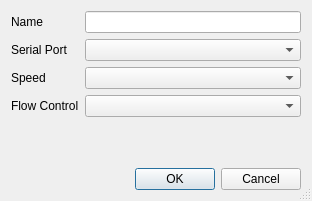
<?xml version="1.0" encoding="UTF-8"?>
<ui version="4.0">
 <class>OpenConnection</class>
 <widget class="QDialog" name="OpenConnection">
  <property name="geometry">
   <rect>
    <x>0</x>
    <y>0</y>
    <width>312</width>
    <height>201</height>
   </rect>
  </property>
  <property name="windowTitle">
   <string>Open Connection...</string>
  </property>
  <property name="sizeGripEnabled">
   <bool>true</bool>
  </property>
  <property name="modal">
   <bool>true</bool>
  </property>
  <layout class="QVBoxLayout" name="verticalLayout">
   <item>
    <layout class="QFormLayout" name="formLayout">
     <item row="0" column="0">
      <widget class="QLabel" name="label">
       <property name="text">
        <string>Name</string>
       </property>
      </widget>
     </item>
     <item row="0" column="1">
      <widget class="QLineEdit" name="lineEdit"/>
     </item>
     <item row="1" column="0">
      <widget class="QLabel" name="label_2">
       <property name="text">
        <string>Serial Port</string>
       </property>
      </widget>
     </item>
     <item row="1" column="1">
      <widget class="QComboBox" name="serialPort"/>
     </item>
     <item row="2" column="0">
      <widget class="QLabel" name="label_3">
       <property name="text">
        <string>Speed</string>
       </property>
      </widget>
     </item>
     <item row="2" column="1">
      <widget class="QComboBox" name="speed"/>
     </item>
     <item row="3" column="0">
      <widget class="QLabel" name="label_4">
       <property name="text">
        <string>Flow Control</string>
       </property>
      </widget>
     </item>
     <item row="3" column="1">
      <widget class="QComboBox" name="flowControl"/>
     </item>
    </layout>
   </item>
   <item>
    <spacer name="verticalSpacer">
     <property name="orientation">
      <enum>Qt::Vertical</enum>
     </property>
     <property name="sizeHint" stdset="0">
      <size>
       <width>20</width>
       <height>68</height>
      </size>
     </property>
    </spacer>
   </item>
   <item>
    <widget class="QDialogButtonBox" name="buttonBox">
     <property name="standardButtons">
      <set>QDialogButtonBox::Cancel|QDialogButtonBox::Ok</set>
     </property>
    </widget>
   </item>
  </layout>
 </widget>
 <resources/>
 <connections/>
</ui>
